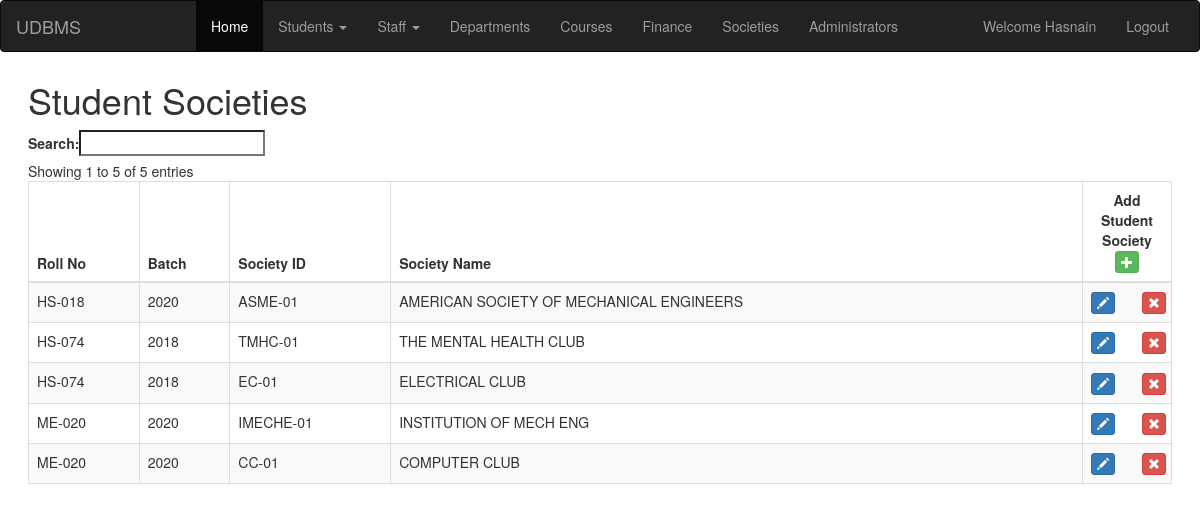
The app's page /studentsocieties.php (signed in) with its own data.
### tables this page shows
CREATE TABLE `student_societies` (
  `ROLL_NO` varchar(10) NOT NULL,
  `BATCH` int(4) NOT NULL,
  `SOCIETY_ID` varchar(10) NOT NULL
);

CREATE TABLE `societies` (
  `SOCIETY_ID` varchar(10) NOT NULL,
  `NAME` text NOT NULL
);

### studentsocieties.php (the view, shortened to what this page needs)
<!DOCTYPE html>
<html lang="en" >
<head>
<link rel="stylesheet" href="https://maxcdn.bootstrapcdn.com/bootstrap/3.3.7/css/bootstrap.min.css">
<link rel='stylesheet' href='https://cdn.datatables.net/1.10.12/css/dataTables.bootstrap.min.css'>
<link rel='stylesheet' href='https://cdn.datatables.net/buttons/1.2.2/css/buttons.bootstrap.min.css'>
</head>
<body>
<?php include 'navigation.php' ?>
<div class="content">
<h1>Student Societies</h1>
<table id="example" class="table table-striped table-bordered" cellspacing="0" width="100%">
	<thead>
		<tr>
			<th>Roll No</th>
			<th>Batch</th>
            <th>Society ID</th>
            <th>Society Name</th>
			<th style="text-align:center;width:100px;">Add Student Society <button type="button"  class="btn btn-success btn-xs" data-toggle="modal" data-target="#addModal">
					<span class="glyphicon glyphicon-plus" aria-hidden="true"></span>
				</button></th>
		</tr>
	</thead>
	<tbody>
	<?php
			include 'connect.php';
			$sql = "SELECT * FROM STUDENT_SOCIETIES";
			$result = $db->query($sql);
			if ($result->num_rows > 0) {
			while($row = $result->fetch_assoc()) {
				echo "<tr>";
				echo "<td>".$row["ROLL_NO"]."</td>";
				echo "<td>".$row["BATCH"]."</td>";
                echo "<td>".$row["SOCIETY_ID"]."</td>";
                $id = $row["SOCIETY_ID"];
                $q = "SELECT NAME FROM SOCIETIES WHERE SOCIETY_ID='$id'";
                $name = $db->query($q);
                $name = $name->fetch_assoc();
                echo "<td>".$name["NAME"]."</td>";
				echo
					'<td>
					<div class="row">
					<div class="col-xs-6 text-left">
					  <div class="previous">
								<button id="editbtn" type="button" class="editbtn btn btn-primary btn-xs" data-toggle="modal" data-target="editModal">
									<span class="glyphicon glyphicon-pencil" aria-hidden="true"></span>
								</button>
					</div>
				  </div>
				  <div class="col-xs-6 text-right">
				<div class="next">
					<form method="post" action="updatestudentsociety.php" class="inline">
					<input type="hidden" name="rollno" value="'.$row["ROLL_NO"].'">
					<input type="hidden" name="batch" value="'.$row["BATCH"].'">
					<input type="hidden" name="societyid" value="'.$row["SOCIETY_ID"].'">
					<button type="submit" name="delete" class="btn btn-danger btn-xs dt-delete" onclick="clicked(event)">
									<span class="glyphicon glyphicon-remove" aria-hidden="true"></span>
								</button>
					</form>
					</div>
					</div>
				</div>
					</td>';
				echo "</tr>";
			}
			} else {
				echo "0 results";
			}
		?>
	</tbody>
</table>
</div>
</body>
</html>

### studentsocieties.php (style rules this page uses)
.content { margin:2em; }
td:last-child { text-align:center; }

### records on screen
student_societies: ROLL_NO "ME-020", BATCH "2020", SOCIETY_ID "IMECHE-01", SOCIETY_ID.NAME "INSTITUTION OF MECH ENG"
student_societies: ROLL_NO "ME-020", BATCH "2020", SOCIETY_ID "CC-01", SOCIETY_ID.NAME "COMPUTER CLUB"
student_societies: ROLL_NO "HS-074", BATCH "2018", SOCIETY_ID "TMHC-01", SOCIETY_ID.NAME "THE MENTAL HEALTH CLUB"
student_societies: ROLL_NO "HS-074", BATCH "2018", SOCIETY_ID "EC-01", SOCIETY_ID.NAME "ELECTRICAL CLUB"
student_societies: ROLL_NO "HS-018", BATCH "2020", SOCIETY_ID "ASME-01", SOCIETY_ID.NAME "AMERICAN SOCIETY OF MECHANICAL ENGINEERS"

### other values on screen
$_SESSION['username'] "Hasnain"
